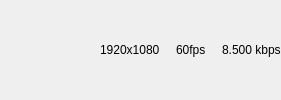
              <widget class="QWidget" name="previesSceneFooterWidget" native="true">
               <property name="sizePolicy">
                <sizepolicy hsizetype="Preferred" vsizetype="Fixed">
                 <horstretch>0</horstretch>
                 <verstretch>0</verstretch>
                </sizepolicy>
               </property>
               <layout class="QHBoxLayout" name="horizontalLayout_12">
                <property name="spacing">
                 <number>3</number>
                </property>
                <property name="leftMargin">
                 <number>0</number>
                </property>
                <property name="topMargin">
                 <number>0</number>
                </property>
                <property name="rightMargin">
                 <number>0</number>
                </property>
                <property name="bottomMargin">
                 <number>0</number>
                </property>
                <item>
                 <widget class="QLabel" name="label_9">
                  <property name="minimumSize">
                   <size>
                    <width>24</width>
                    <height>24</height>
                   </size>
                  </property>
                  <property name="maximumSize">
                   <size>
                    <width>24</width>
                    <height>24</height>
                   </size>
                  </property>
                  <property name="text">
                   <string/>
                  </property>
                  <property name="pixmap">
                   <pixmap resource="frameflow.qrc">:/FrameFlow/volume.svg</pixmap>
                  </property>
                  <property name="scaledContents">
                   <bool>true</bool>
                  </property>
                 </widget>
                </item>
                <item>
                 <widget class="QLabel" name="label_11">
                  <property name="minimumSize">
                   <size>
                    <width>30</width>
                    <height>18</height>
                   </size>
                  </property>
                  <property name="maximumSize">
                   <size>
                    <width>30</width>
                    <height>18</height>
                   </size>
                  </property>
                  <property name="text">
                   <string/>
                  </property>
                  <property name="pixmap">
                   <pixmap resource="frameflow.qrc">:/FrameFlow/stats.svg</pixmap>
                  </property>
                  <property name="scaledContents">
                   <bool>true</bool>
                  </property>
                 </widget>
                </item>
                <item>
                 <spacer name="horizontalSpacer_8">
                  <property name="orientation">
                   <enum>Qt::Orientation::Horizontal</enum>
                  </property>
                  <property name="sizeHint" stdset="0">
                   <size>
                    <width>40</width>
                    <height>20</height>
                   </size>
                  </property>
                 </spacer>
                </item>
                <item>
                 <widget class="QLabel" name="previewSceneLabel">
                  <property name="text">
                   <string>1920x1080     60fps     8.500 kbps</string>
                  </property>
                 </widget>
                </item>
               </layout>
              </widget>
